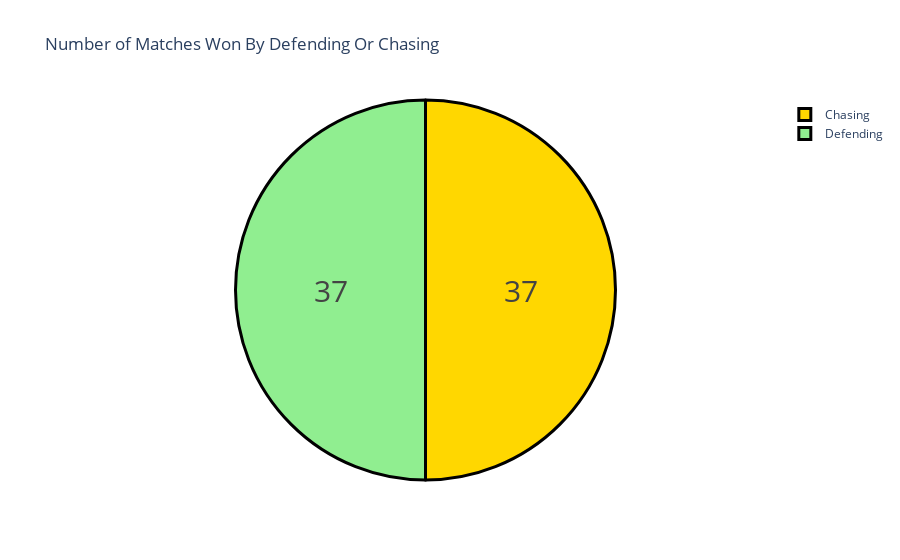

The notebook cell this image was saved under:
### Code cell
data["won_by"] = data["won_by"].map({"Wickets": "Chasing", 
                                     "Runs": "Defending"})
won_by = data["won_by"].value_counts()
label = won_by.index
counts = won_by.values
colors = ['gold','lightgreen']

fig = go.Figure(data=[go.Pie(labels=label, values=counts)])
fig.update_layout(title_text='Number of Matches Won By Defending Or Chasing')
fig.update_traces(hoverinfo='label+percent', textinfo='value', 
                  textfont_size=30,
                  marker=dict(colors=colors, 
                              line=dict(color='black', width=3)))
fig.show()

### Figure 1 — Plotly figure (JSON) as saved in the notebook; plotly's stock layout.template omitted (floating-point values rounded to 4 significant figures)
{"data": [{"hoverinfo": "label+percent", "labels": ["Chasing", "Defending"], "marker": {"colors": ["gold", "lightgreen"], "line": {"color": "black", "width": 3}}, "textfont": {"size": 30}, "textinfo": "value", "type": "pie", "values": [37, 37]}], "layout": {"title": {"text": "Number of Matches Won By Defending Or Chasing"}}}
